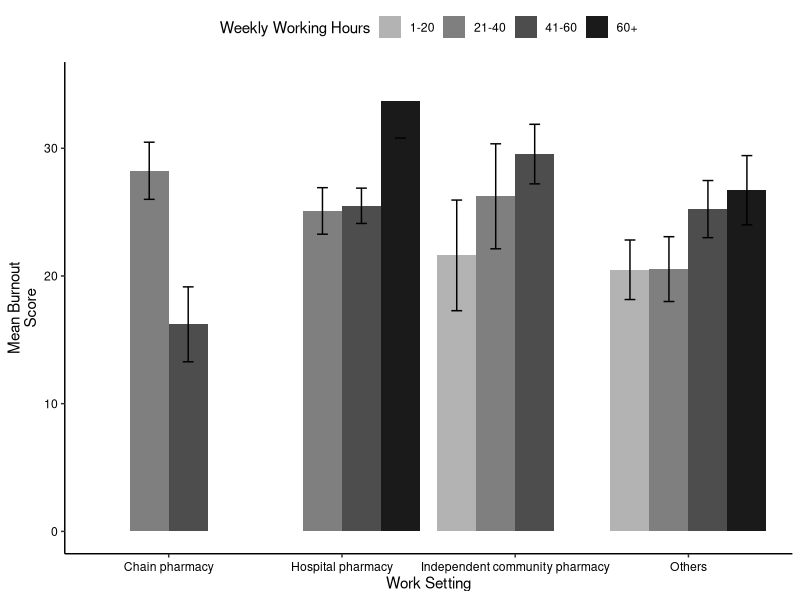

The R source for this figure:
# Load required libraries
library(ggplot2)
library(tidyverse)

# Create the dataset with actual standard errors
data <- data.frame(
  work_setting = rep(c("Hospital pharmacy", "Independent community pharmacy", 
                       "Chain pharmacy", "Others"), each = 4),
  hours = factor(rep(c("1-20", "21-40", "41-60", "60+"), times = 4),
                 levels = c("1-20", "21-40", "41-60", "60+")),
  burnout = c(
    # Hospital pharmacy
    NA, 25.092, 25.493, 33.737,
    # Independent community
    21.611, 26.237, 29.544, NA,
    # Chain
    NA, 28.237, 16.212, NA,
    # Others
    20.487, 20.537, 25.236, 26.712
  ),
  se = c(
    # Hospital pharmacy
    NA, 1.823, 1.383, 2.940,
    # Independent community
    4.331, 4.111, 2.331, NA,
    # Chain
    NA, 2.237, 2.933, NA,
    # Others
    2.331, 2.537, 2.236, 2.712
  )
)

# Create the plot
ggplot(data, aes(x = work_setting, y = burnout, fill = hours)) +
  geom_bar(stat = "identity", 
           position = position_dodge(width = 0.9),
           width = 0.9) +
  geom_errorbar(aes(ymin = burnout - se, ymax = burnout + se),
                position = position_dodge(width = 0.9),
                width = 0.25) +
  scale_fill_manual(values = c("1-20" = "grey70",
                               "21-40" = "grey50",
                               "41-60" = "grey30",
                               "60+" = "grey10")) +
  labs(x = "Work Setting",
       y = "Mean Burnout\nScore",
       fill = "Weekly Working Hours") +
  theme_classic() +
  theme(
    axis.text.x = element_text(angle = 0, vjust = 0.5),
    axis.text = element_text(color = "black"),
    legend.position = "top"
  ) +
  scale_y_continuous(limits = c(0, 35))